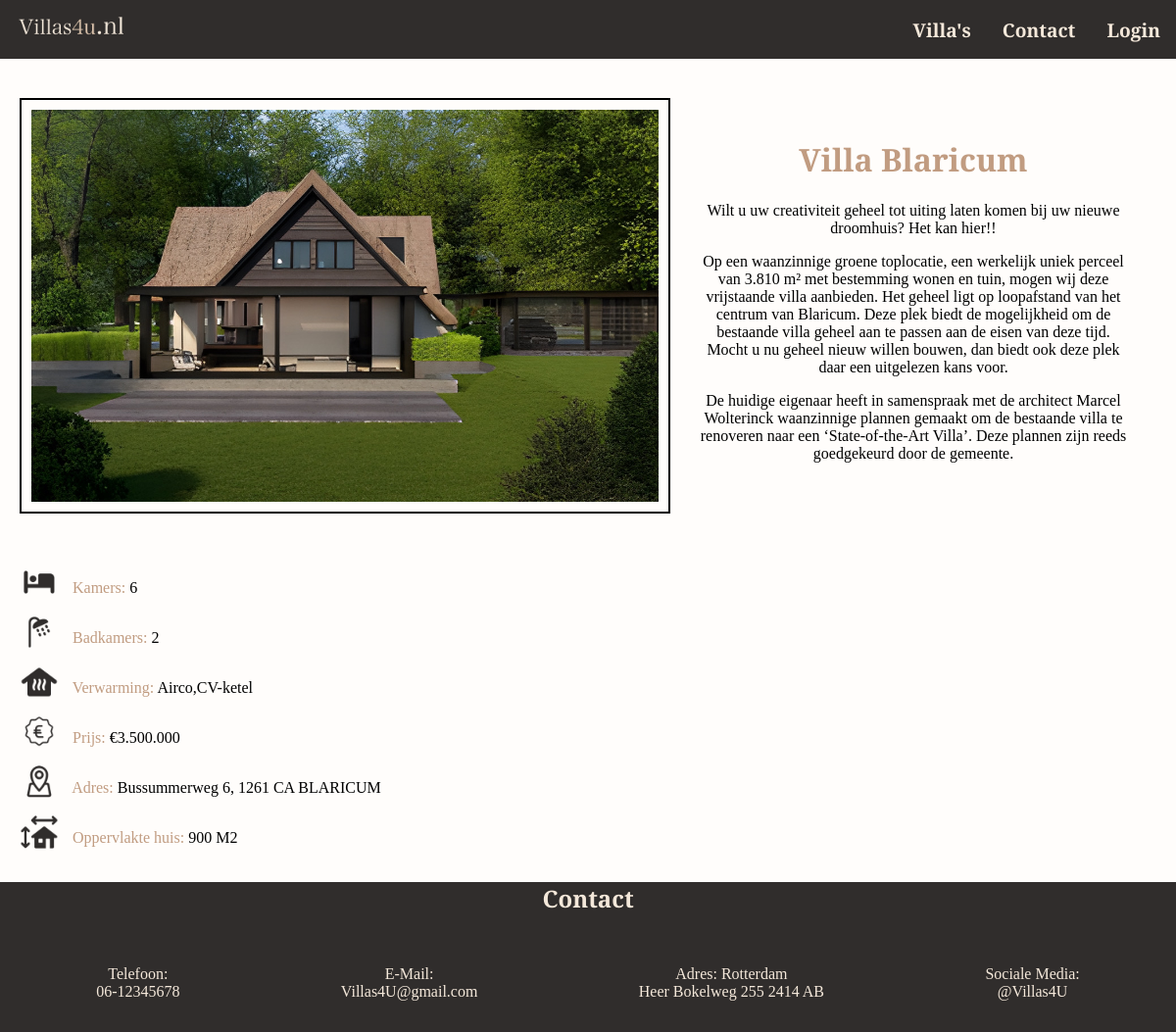
The app's page /villa.php?villa=2 with its own data.
### tables this page shows
CREATE TABLE "villas"
(
    id          INTEGER
        constraint table_name_pk
            primary key,
    name        TEXT,
    description TEXT,
    price       REAL,
    thumbnail   TEXT,
    banner      TEXT
, photopath TEXT, "description0" TEXT, "description1" TEXT, "adres" TEXT, "rooms" TEXT, "bathrooms" TEXT, "temp" TEXT, "size" TEXT, "img1" TEXT, "img2" TEXT, "img3" TEXT, "img4" TEXT, "img5" TEXT, "img6" TEXT, "arrow" TEXT);

### utils/database.php (called while the page is built)
<?php
$db = new SQLite3("villa.sqlite");
function get_villa($id) {
    global $db;
    $villas = $db->prepare("SELECT * FROM villas WHERE villas.id = :id");
    $villas->bindValue(":id", $id);
    return $villas->execute()->fetchArray();
}

### villa.php (the view, shortened to what this page needs)
<?php
    require("utils/authenticate.php");
    require("utils/database.php");
    if(isset($_GET['villa'])) {
        $villa = get_villa($_GET['villa']);
    } else {
        echo "bruh";
        return;
    }
?>
<!doctype html>
<html lang="en">
<head>
    <link rel="stylesheet" href="css/headerfooter.css">
    <link rel="stylesheet" href="css/villalist.css">
    <link rel="stylesheet" href="css/villa.css">
</head>
<body>
    <?php
        require("utils/header.php")
    ?>
    <main>
        <div class="flexbox">
            <div class="img">
                <img src="<?=$villa['photopath']?>" alt="">
            </div>
            <div class="text">
                <h1><?=$villa['name']?></h1>
                <p>
                    <p><?= $villa['description'] ?></p>
                    <p><?= $villa['description0'] ?></p>
                    <p><?= $villa['description1'] ?></p>
                </p>
            </div>
        </div>
        <div class="flexbox1">
            <div class="info">
                    <p><img src="image/info/bedroom.png" alt="Kamer"> <a class="infotext">Kamers: </a><?=$villa['rooms']?></p>
                    <p><img src="image/info/bathroom.png" alt="Badkamer"> <a class="infotext">Badkamers: </a><?=$villa['bathrooms']?></p>
                    <p><img src="image/info/heat.png" alt="Verwarming"> <a class="infotext">Verwarming: </a><?=$villa['temp']?></p>
                    <p><img src="image/info/price.png" alt="Prijs"> <a class="infotext">Prijs: </a><?=$villa['price']?></p>
                    <p><img src="image/info/location.png" alt="Adres"> <a class="infotext">Adres: </a><?=$villa['adres']?></p>
                    <p><img src="image/info/m3.png" alt="Opp.vlakte huis"> <a class="infotext">Oppervlakte huis: </a><?=$villa['size']?></p>
                </div>
        </div>
    </main>
    <?php
        require("utils/footer.php")
    ?>
</body>
</html>

### css/headerfooter.css (style rules this page uses)
body { margin: 0; min-height: 100vh; font-family: 'EB Garamond', serif; background-color: #fffdfb; max-width: 100%; }

### css/villa.css (style rules this page uses)
main h1 { color: #c19c81; text-align: center; }
main { padding-left: 20px; padding-right: 20px; }
main img { width: 80vh; }
.img { border: 2px solid black; padding: 10px; max-height: 400px; }
.img img { height: 100%; }
.flexbox { display: flex; margin-top: 40px; }
.text h1 { color: #c19c81; text-align: center; }
.text { margin-top: 20px; padding-left: 30px; padding-right: 30px; text-align: center; }
.flexbox1 { display: flex; margin-top: 40px; }
.info { text-align: left; }
.info p { margin-top: 10px; }
.info p img { max-width: 40px; margin-bottom: -9px; margin-right: 10px; }
.infotext { color: #c19c81; }

### records on screen
villas: photopath (picture), name "Villa Blaricum", description "Wilt u uw creativiteit geheel tot uiting laten komen bij uw nieuwe droomhuis? Het kan hier!!", description0 "Op een waanzinnige groene toplocatie, een werkelijk uniek perceel van 3.810 m² met bestemming wonen en tuin, mogen wij deze vrijstaande villa aanbieden. Het geheel ligt op loopafstand van het centrum van Blaricum. Deze plek biedt de mogelijkheid om de bestaande villa geheel aan te passen aan de eisen van deze tijd. Mocht u nu geheel nieuw willen bouwen, dan biedt ook deze plek daar een uitgelezen kans voor.", description1 "De huidige eigenaar heeft in samenspraak met de architect Marcel Wolterinck waanzinnige plannen gemaakt om de bestaande villa te renoveren naar een ‘State-of-the-Art Villa’. Deze plannen zijn reeds goedgekeurd door de gemeente.", rooms "6", bathrooms "2", temp "Airco,CV-ketel", price "€3.500.000", adres "Bussummerweg 6, 1261 CA BLARICUM", size "900 M2"
